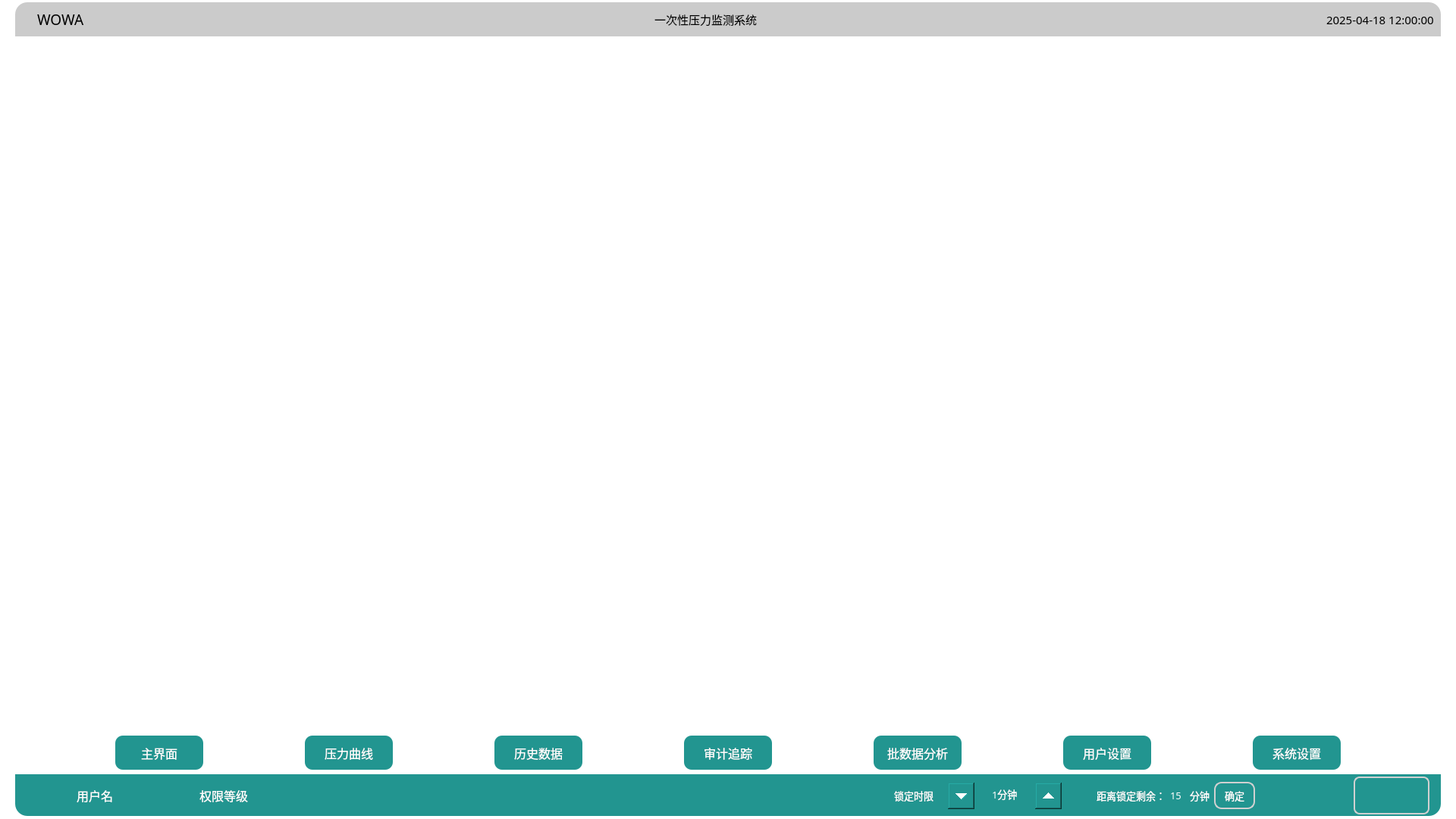
<?xml version="1.0" encoding="UTF-8"?>
<ui version="4.0">
 <class>MainWidget</class>
 <widget class="QWidget" name="MainWidget">
  <property name="geometry">
   <rect>
    <x>0</x>
    <y>0</y>
    <width>1920</width>
    <height>1080</height>
   </rect>
  </property>
  <property name="sizePolicy">
   <sizepolicy hsizetype="Expanding" vsizetype="Expanding">
    <horstretch>0</horstretch>
    <verstretch>0</verstretch>
   </sizepolicy>
  </property>
  <property name="windowTitle">
   <string>测试仪控制系统</string>
  </property>
  <property name="styleSheet">
   <string notr="true">QWidget#MainWidget {
    background-color: white;
    border-top-left-radius: 8px;
    border-top-right-radius: 8px;
    border-bottom-left-radius: 8px;
    border-bottom-right-radius: 8px;
}</string>
  </property>
  <layout class="QVBoxLayout" name="verticalLayout">
   <property name="leftMargin">
    <number>20</number>
   </property>
   <property name="topMargin">
    <number>3</number>
   </property>
   <property name="rightMargin">
    <number>20</number>
   </property>
   <property name="bottomMargin">
    <number>4</number>
   </property>
   <item>
    <widget class="QWidget" name="topBar" native="true">
     <property name="sizePolicy">
      <sizepolicy hsizetype="Preferred" vsizetype="Preferred">
       <horstretch>0</horstretch>
       <verstretch>0</verstretch>
      </sizepolicy>
     </property>
     <property name="minimumSize">
      <size>
       <width>0</width>
       <height>45</height>
      </size>
     </property>
     <property name="maximumSize">
      <size>
       <width>16777215</width>
       <height>55</height>
      </size>
     </property>
     <property name="font">
      <font>
       <family>Microsoft YaHei</family>
       <pointsize>9</pointsize>
      </font>
     </property>
     <property name="styleSheet">
      <string notr="true">
background-color: rgb(203, 203, 203);

border-top-left-radius: 16px;
border-top-right-radius: 16px;
</string>
     </property>
     <layout class="QHBoxLayout" name="horizontalLayout_topBar">
      <property name="spacing">
       <number>6</number>
      </property>
      <property name="leftMargin">
       <number>9</number>
      </property>
      <property name="topMargin">
       <number>5</number>
      </property>
      <property name="rightMargin">
       <number>9</number>
      </property>
      <property name="bottomMargin">
       <number>5</number>
      </property>
      <item>
       <spacer name="horizontalSpacer_2">
        <property name="font">
         <font>
          <family>Microsoft YaHei</family>
         </font>
        </property>
        <property name="orientation">
         <enum>Qt::Horizontal</enum>
        </property>
        <property name="sizeType">
         <enum>QSizePolicy::Maximum</enum>
        </property>
        <property name="sizeHint" stdset="0">
         <size>
          <width>20</width>
          <height>20</height>
         </size>
        </property>
       </spacer>
      </item>
      <item>
       <widget class="QLabel" name="logoLabel">
        <property name="sizePolicy">
         <sizepolicy hsizetype="Maximum" vsizetype="Maximum">
          <horstretch>0</horstretch>
          <verstretch>0</verstretch>
         </sizepolicy>
        </property>
        <property name="minimumSize">
         <size>
          <width>40</width>
          <height>20</height>
         </size>
        </property>
        <property name="baseSize">
         <size>
          <width>0</width>
          <height>0</height>
         </size>
        </property>
        <property name="font">
         <font>
          <family>Microsoft YaHei</family>
          <pointsize>14</pointsize>
         </font>
        </property>
        <property name="text">
         <string>WOWA</string>
        </property>
        <property name="textFormat">
         <enum>Qt::AutoText</enum>
        </property>
       </widget>
      </item>
      <item>
       <spacer name="horizontalSpacer_3">
        <property name="font">
         <font>
          <family>Microsoft YaHei</family>
         </font>
        </property>
        <property name="orientation">
         <enum>Qt::Horizontal</enum>
        </property>
        <property name="sizeHint" stdset="0">
         <size>
          <width>40</width>
          <height>20</height>
         </size>
        </property>
       </spacer>
      </item>
      <item>
       <widget class="QLabel" name="machineNameLabel">
        <property name="font">
         <font>
          <family>Microsoft YaHei</family>
          <pointsize>11</pointsize>
         </font>
        </property>
        <property name="text">
         <string>一次性压力监测系统</string>
        </property>
       </widget>
      </item>
      <item>
       <spacer name="horizontalSpacer">
        <property name="font">
         <font>
          <family>Microsoft YaHei</family>
         </font>
        </property>
        <property name="orientation">
         <enum>Qt::Horizontal</enum>
        </property>
        <property name="sizeHint" stdset="0">
         <size>
          <width>0</width>
          <height>0</height>
         </size>
        </property>
       </spacer>
      </item>
      <item>
       <widget class="QLabel" name="timeLabel">
        <property name="font">
         <font>
          <family>Microsoft YaHei</family>
          <pointsize>11</pointsize>
         </font>
        </property>
        <property name="text">
         <string>2025-04-18 12:00:00</string>
        </property>
       </widget>
      </item>
     </layout>
    </widget>
   </item>
   <item>
    <widget class="QStackedWidget" name="stackedWidget">
     <property name="sizePolicy">
      <sizepolicy hsizetype="Expanding" vsizetype="Expanding">
       <horstretch>0</horstretch>
       <verstretch>0</verstretch>
      </sizepolicy>
     </property>
     <property name="minimumSize">
      <size>
       <width>800</width>
       <height>400</height>
      </size>
     </property>
     <property name="font">
      <font>
       <family>Microsoft YaHei</family>
       <pointsize>12</pointsize>
      </font>
     </property>
    </widget>
   </item>
   <item>
    <widget class="QWidget" name="widgetPageMain" native="true">
     <property name="sizePolicy">
      <sizepolicy hsizetype="Minimum" vsizetype="Minimum">
       <horstretch>0</horstretch>
       <verstretch>0</verstretch>
      </sizepolicy>
     </property>
     <property name="minimumSize">
      <size>
       <width>600</width>
       <height>0</height>
      </size>
     </property>
     <property name="font">
      <font>
       <family>Microsoft YaHei</family>
       <pointsize>9</pointsize>
      </font>
     </property>
     <property name="styleSheet">
      <string notr="true">QPushButton {
    background-color: #229590;  /* 蓝色背景 */
    color: white;
    border-radius: 10px;        /* 圆角大小 */
    padding: 6px 12px;          /* 内边距 */
}


/* 按钮按下效果 */
QPushButton:pressed,
QPushButton[touchPressed=&quot;true&quot;] {
    background-color: #16615e;
    padding-top: 8px;
    padding-bottom: 4px;
}
</string>
     </property>
     <layout class="QGridLayout" name="gridLayout">
      <property name="leftMargin">
       <number>0</number>
      </property>
      <property name="topMargin">
       <number>0</number>
      </property>
      <property name="rightMargin">
       <number>0</number>
      </property>
      <property name="bottomMargin">
       <number>0</number>
      </property>
      <property name="spacing">
       <number>2</number>
      </property>
      <item row="0" column="1">
       <widget class="QPushButton" name="chartBtn">
        <property name="sizePolicy">
         <sizepolicy hsizetype="Maximum" vsizetype="Preferred">
          <horstretch>0</horstretch>
          <verstretch>0</verstretch>
         </sizepolicy>
        </property>
        <property name="minimumSize">
         <size>
          <width>116</width>
          <height>45</height>
         </size>
        </property>
        <property name="font">
         <font>
          <family>Microsoft YaHei</family>
          <pointsize>12</pointsize>
         </font>
        </property>
        <property name="styleSheet">
         <string notr="true"/>
        </property>
        <property name="text">
         <string>压力曲线</string>
        </property>
       </widget>
      </item>
      <item row="0" column="6">
       <widget class="QPushButton" name="sysBtn">
        <property name="sizePolicy">
         <sizepolicy hsizetype="Maximum" vsizetype="Preferred">
          <horstretch>0</horstretch>
          <verstretch>0</verstretch>
         </sizepolicy>
        </property>
        <property name="minimumSize">
         <size>
          <width>116</width>
          <height>45</height>
         </size>
        </property>
        <property name="font">
         <font>
          <family>Microsoft YaHei</family>
          <pointsize>12</pointsize>
         </font>
        </property>
        <property name="styleSheet">
         <string notr="true"/>
        </property>
        <property name="text">
         <string>系统设置</string>
        </property>
       </widget>
      </item>
      <item row="0" column="2">
       <widget class="QPushButton" name="hisBtn">
        <property name="sizePolicy">
         <sizepolicy hsizetype="Maximum" vsizetype="Preferred">
          <horstretch>0</horstretch>
          <verstretch>0</verstretch>
         </sizepolicy>
        </property>
        <property name="minimumSize">
         <size>
          <width>116</width>
          <height>45</height>
         </size>
        </property>
        <property name="font">
         <font>
          <family>Microsoft YaHei</family>
          <pointsize>12</pointsize>
         </font>
        </property>
        <property name="styleSheet">
         <string notr="true"/>
        </property>
        <property name="text">
         <string>历史数据</string>
        </property>
       </widget>
      </item>
      <item row="0" column="4">
       <widget class="QPushButton" name="anaBtn">
        <property name="sizePolicy">
         <sizepolicy hsizetype="Maximum" vsizetype="Preferred">
          <horstretch>0</horstretch>
          <verstretch>0</verstretch>
         </sizepolicy>
        </property>
        <property name="minimumSize">
         <size>
          <width>116</width>
          <height>45</height>
         </size>
        </property>
        <property name="font">
         <font>
          <family>Microsoft YaHei</family>
          <pointsize>12</pointsize>
         </font>
        </property>
        <property name="styleSheet">
         <string notr="true"/>
        </property>
        <property name="text">
         <string>批数据分析</string>
        </property>
       </widget>
      </item>
      <item row="0" column="0">
       <widget class="QPushButton" name="mainBtn">
        <property name="sizePolicy">
         <sizepolicy hsizetype="Maximum" vsizetype="Preferred">
          <horstretch>0</horstretch>
          <verstretch>0</verstretch>
         </sizepolicy>
        </property>
        <property name="minimumSize">
         <size>
          <width>116</width>
          <height>45</height>
         </size>
        </property>
        <property name="font">
         <font>
          <family>Microsoft YaHei</family>
          <pointsize>12</pointsize>
         </font>
        </property>
        <property name="styleSheet">
         <string notr="true"/>
        </property>
        <property name="text">
         <string>主界面</string>
        </property>
       </widget>
      </item>
      <item row="0" column="5">
       <widget class="QPushButton" name="userBtn">
        <property name="sizePolicy">
         <sizepolicy hsizetype="Maximum" vsizetype="Preferred">
          <horstretch>0</horstretch>
          <verstretch>0</verstretch>
         </sizepolicy>
        </property>
        <property name="minimumSize">
         <size>
          <width>116</width>
          <height>45</height>
         </size>
        </property>
        <property name="font">
         <font>
          <family>Microsoft YaHei</family>
          <pointsize>12</pointsize>
         </font>
        </property>
        <property name="styleSheet">
         <string notr="true"/>
        </property>
        <property name="text">
         <string>用户设置</string>
        </property>
       </widget>
      </item>
      <item row="0" column="3">
       <widget class="QPushButton" name="trailBtn">
        <property name="sizePolicy">
         <sizepolicy hsizetype="Maximum" vsizetype="Preferred">
          <horstretch>0</horstretch>
          <verstretch>0</verstretch>
         </sizepolicy>
        </property>
        <property name="minimumSize">
         <size>
          <width>116</width>
          <height>45</height>
         </size>
        </property>
        <property name="font">
         <font>
          <family>Microsoft YaHei</family>
          <pointsize>12</pointsize>
         </font>
        </property>
        <property name="styleSheet">
         <string notr="true"/>
        </property>
        <property name="text">
         <string>审计追踪</string>
        </property>
       </widget>
      </item>
     </layout>
    </widget>
   </item>
   <item>
    <widget class="QWidget" name="UserWidget" native="true">
     <property name="sizePolicy">
      <sizepolicy hsizetype="Preferred" vsizetype="Preferred">
       <horstretch>0</horstretch>
       <verstretch>0</verstretch>
      </sizepolicy>
     </property>
     <property name="minimumSize">
      <size>
       <width>0</width>
       <height>50</height>
      </size>
     </property>
     <property name="font">
      <font>
       <family>Microsoft YaHei</family>
       <pointsize>9</pointsize>
      </font>
     </property>
     <property name="styleSheet">
      <string notr="true">#UserWidget {
    background-color: rgb(34, 149, 144);
    border-bottom-left-radius: 16px;
    border-bottom-right-radius: 16px;
    padding: 0px;        /* 移除内边距 */
}

QLabel {
	color:  rgb(255, 255, 255);
}		
</string>
     </property>
     <layout class="QHBoxLayout" name="horizontalLayout">
      <property name="spacing">
       <number>6</number>
      </property>
      <property name="leftMargin">
       <number>25</number>
      </property>
      <property name="topMargin">
       <number>3</number>
      </property>
      <property name="rightMargin">
       <number>15</number>
      </property>
      <property name="bottomMargin">
       <number>2</number>
      </property>
      <item>
       <widget class="QFrame" name="frame">
        <property name="minimumSize">
         <size>
          <width>50</width>
          <height>0</height>
         </size>
        </property>
        <property name="autoFillBackground">
         <bool>false</bool>
        </property>
        <property name="styleSheet">
         <string notr="true">/* 正常状态 */
QFrame {
    border: none;
    image: url(:/Image/user.png);  
	
}</string>
        </property>
        <property name="frameShape">
         <enum>QFrame::StyledPanel</enum>
        </property>
        <property name="frameShadow">
         <enum>QFrame::Raised</enum>
        </property>
       </widget>
      </item>
      <item>
       <widget class="QLabel" name="mainUserNameLabel">
        <property name="minimumSize">
         <size>
          <width>100</width>
          <height>0</height>
         </size>
        </property>
        <property name="font">
         <font>
          <family>Microsoft YaHei</family>
          <pointsize>12</pointsize>
         </font>
        </property>
        <property name="text">
         <string notr="true">用户名</string>
        </property>
       </widget>
      </item>
      <item>
       <widget class="QFrame" name="frame_2">
        <property name="minimumSize">
         <size>
          <width>50</width>
          <height>0</height>
         </size>
        </property>
        <property name="styleSheet">
         <string notr="true">/* 正常状态 */
QFrame {
    border: none;
    image: url(:/Image/level.png);  
	
}</string>
        </property>
        <property name="frameShape">
         <enum>QFrame::StyledPanel</enum>
        </property>
        <property name="frameShadow">
         <enum>QFrame::Raised</enum>
        </property>
       </widget>
      </item>
      <item>
       <widget class="QLabel" name="mainUserLevelLabel">
        <property name="minimumSize">
         <size>
          <width>100</width>
          <height>0</height>
         </size>
        </property>
        <property name="font">
         <font>
          <family>Microsoft YaHei</family>
          <pointsize>12</pointsize>
         </font>
        </property>
        <property name="text">
         <string notr="true">权限等级</string>
        </property>
       </widget>
      </item>
      <item>
       <spacer name="horizontalSpacer_4">
        <property name="font">
         <font>
          <family>Microsoft YaHei</family>
         </font>
        </property>
        <property name="orientation">
         <enum>Qt::Horizontal</enum>
        </property>
        <property name="sizeHint" stdset="0">
         <size>
          <width>30</width>
          <height>20</height>
         </size>
        </property>
       </spacer>
      </item>
      <item>
       <widget class="QLabel" name="labelLockTime">
        <property name="font">
         <font>
          <family>Microsoft YaHei</family>
          <pointsize>10</pointsize>
         </font>
        </property>
        <property name="styleSheet">
         <string notr="true">/* ================= 禁用状态 ================= */
QLabel#labelLockTime:disabled {
    color: rgba(0, 0, 0, 0);
}
</string>
        </property>
        <property name="text">
         <string>锁定时限</string>
        </property>
       </widget>
      </item>
      <item>
       <widget class="QLabel" name="label_2">
        <property name="font">
         <font>
          <family>Microsoft YaHei</family>
         </font>
        </property>
        <property name="text">
         <string/>
        </property>
       </widget>
      </item>
      <item>
       <widget class="QSpinBox" name="lockTimeSpinBox">
        <property name="sizePolicy">
         <sizepolicy hsizetype="Preferred" vsizetype="Preferred">
          <horstretch>0</horstretch>
          <verstretch>0</verstretch>
         </sizepolicy>
        </property>
        <property name="minimumSize">
         <size>
          <width>150</width>
          <height>50</height>
         </size>
        </property>
        <property name="font">
         <font>
          <family>Microsoft YaHei</family>
          <pointsize>10</pointsize>
         </font>
        </property>
        <property name="styleSheet">
         <string notr="true">
QSpinBox#lockTimeSpinBox {
    height: 34px;
	color: rgb(255, 255, 255);
	background-color: rgb(34, 149, 144);
}

/* 左按钮（减） */
QSpinBox#lockTimeSpinBox::down-button {
    subcontrol-origin: border;
    subcontrol-position: left;
    width: 35px;
	height: 35px;
}

/* 右按钮（加） */
QSpinBox#lockTimeSpinBox::up-button {
    subcontrol-origin: border;
    subcontrol-position: right;
    width: 35px;
	height: 35px;
}
/* ================= 禁用状态 ================= */
QSpinBox#lockTimeSpinBox:disabled {
    background-color: transparent;
    border: none;
    color: transparent;
}

/* 左右按钮 */
QSpinBox#lockTimeSpinBox::up-button:disabled,
QSpinBox#lockTimeSpinBox::down-button:disabled {
    background-color: transparent;
    border: none;
}

</string>
        </property>
        <property name="alignment">
         <set>Qt::AlignCenter</set>
        </property>
        <property name="keyboardTracking">
         <bool>true</bool>
        </property>
        <property name="suffix">
         <string>分钟</string>
        </property>
        <property name="minimum">
         <number>1</number>
        </property>
        <property name="maximum">
         <number>600</number>
        </property>
        <property name="stepType">
         <enum>QAbstractSpinBox::DefaultStepType</enum>
        </property>
       </widget>
      </item>
      <item>
       <spacer name="horizontalSpacer_6">
        <property name="orientation">
         <enum>Qt::Horizontal</enum>
        </property>
        <property name="sizeType">
         <enum>QSizePolicy::Minimum</enum>
        </property>
        <property name="sizeHint" stdset="0">
         <size>
          <width>40</width>
          <height>20</height>
         </size>
        </property>
       </spacer>
      </item>
      <item>
       <widget class="QLabel" name="label">
        <property name="font">
         <font>
          <family>Microsoft YaHei</family>
          <pointsize>10</pointsize>
         </font>
        </property>
        <property name="text">
         <string>距离锁定剩余：</string>
        </property>
       </widget>
      </item>
      <item>
       <widget class="QLabel" name="leftTimeLabel">
        <property name="minimumSize">
         <size>
          <width>20</width>
          <height>0</height>
         </size>
        </property>
        <property name="font">
         <font>
          <family>Microsoft YaHei</family>
          <pointsize>10</pointsize>
         </font>
        </property>
        <property name="text">
         <string>15</string>
        </property>
       </widget>
      </item>
      <item>
       <widget class="QLabel" name="label_3">
        <property name="font">
         <font>
          <family>Microsoft YaHei</family>
          <pointsize>10</pointsize>
         </font>
        </property>
        <property name="text">
         <string>分钟</string>
        </property>
       </widget>
      </item>
      <item>
       <widget class="QPushButton" name="lockTimeBtn">
        <property name="font">
         <font>
          <family>Microsoft YaHei</family>
          <pointsize>10</pointsize>
         </font>
        </property>
        <property name="styleSheet">
         <string notr="true">QPushButton {
    border: 2px solid rgb(209, 209, 209);
    border-radius: 8px;
    background-color: #229590;  /* 蓝色背景 */
    color: white;
    border-radius: 10px;        /* 圆角大小 */
    padding: 6px 12px;          /* 内边距 */
}


/* 按钮按下效果 */
QPushButton:pressed,
QPushButton[touchPressed=&quot;true&quot;] {
    background-color: #16615e;
    padding-top: 8px;
    padding-bottom: 4px;
}
</string>
        </property>
        <property name="text">
         <string>确定</string>
        </property>
       </widget>
      </item>
      <item>
       <spacer name="horizontalSpacer_7">
        <property name="orientation">
         <enum>Qt::Horizontal</enum>
        </property>
        <property name="sizeType">
         <enum>QSizePolicy::Maximum</enum>
        </property>
        <property name="sizeHint" stdset="0">
         <size>
          <width>40</width>
          <height>20</height>
         </size>
        </property>
       </spacer>
      </item>
      <item>
       <widget class="QFrame" name="alarmIconFrame">
        <property name="minimumSize">
         <size>
          <width>41</width>
          <height>0</height>
         </size>
        </property>
        <property name="styleSheet">
         <string notr="true">/* 未静音状态 */
QFrame {
	border: none;
    image: url(:/Image/unMute.png);
}

/* 静音状态 */
QFrame[muted=&quot;true&quot;] {
	border: none;
    image: url(:/Image/mute.png);
}</string>
        </property>
        <property name="frameShape">
         <enum>QFrame::StyledPanel</enum>
        </property>
        <property name="frameShadow">
         <enum>QFrame::Raised</enum>
        </property>
       </widget>
      </item>
      <item>
       <spacer name="horizontalSpacer_5">
        <property name="orientation">
         <enum>Qt::Horizontal</enum>
        </property>
        <property name="sizeType">
         <enum>QSizePolicy::Minimum</enum>
        </property>
        <property name="sizeHint" stdset="0">
         <size>
          <width>37</width>
          <height>20</height>
         </size>
        </property>
       </spacer>
      </item>
      <item>
       <widget class="QToolButton" name="toolBtnShutDown">
        <property name="sizePolicy">
         <sizepolicy hsizetype="Preferred" vsizetype="Preferred">
          <horstretch>0</horstretch>
          <verstretch>0</verstretch>
         </sizepolicy>
        </property>
        <property name="minimumSize">
         <size>
          <width>100</width>
          <height>40</height>
         </size>
        </property>
        <property name="font">
         <font>
          <family>Microsoft YaHei</family>
         </font>
        </property>
        <property name="styleSheet">
         <string notr="true">QToolButton {
    border: 2px solid rgb(209, 209, 209);
    border-radius: 8px;
    background-color: rgb(34, 149, 144);
    image: url(:/Image/shutDown.png);
}

QToolButton:pressed {
    background-color: rgb(20, 110, 105);  /* 更深一点 */
}</string>
        </property>
        <property name="text">
         <string/>
        </property>
        <property name="iconSize">
         <size>
          <width>30</width>
          <height>30</height>
         </size>
        </property>
       </widget>
      </item>
     </layout>
    </widget>
   </item>
  </layout>
 </widget>
 <resources/>
 <connections/>
</ui>
